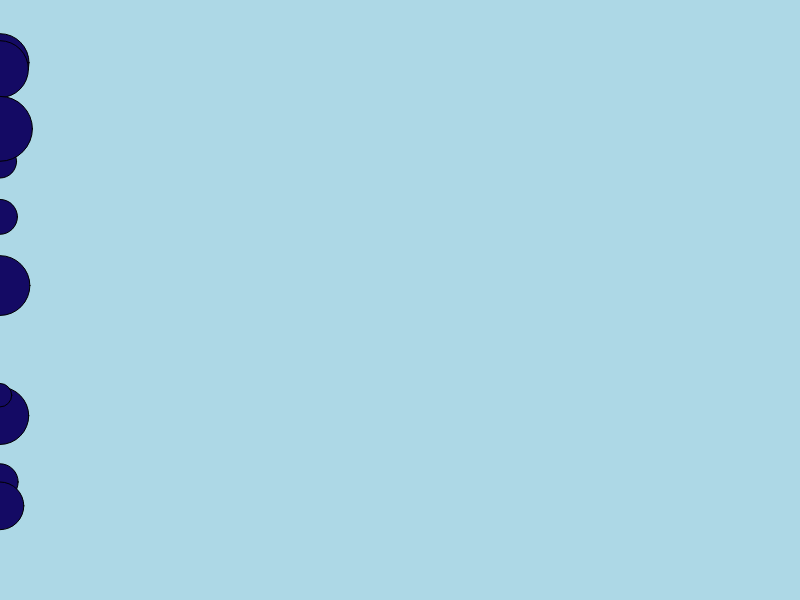
Frame 1 (no input)
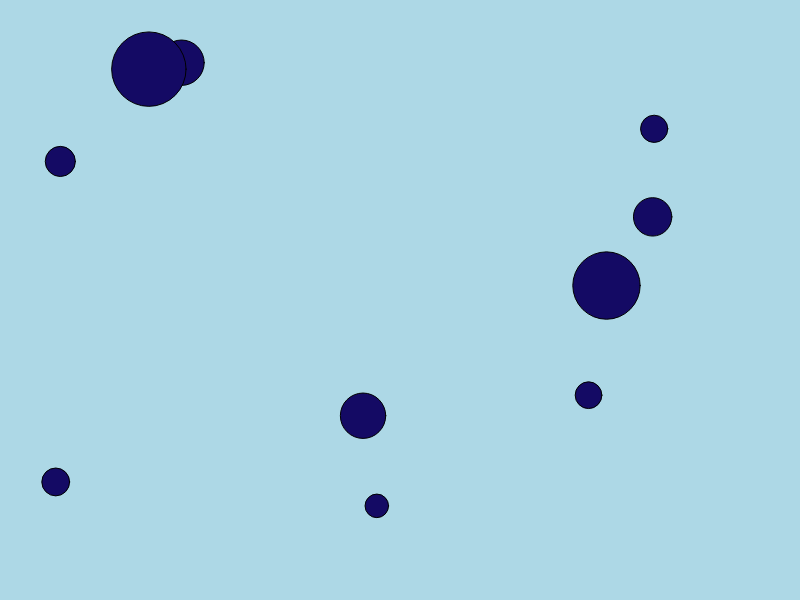
Frame 60 (no input)
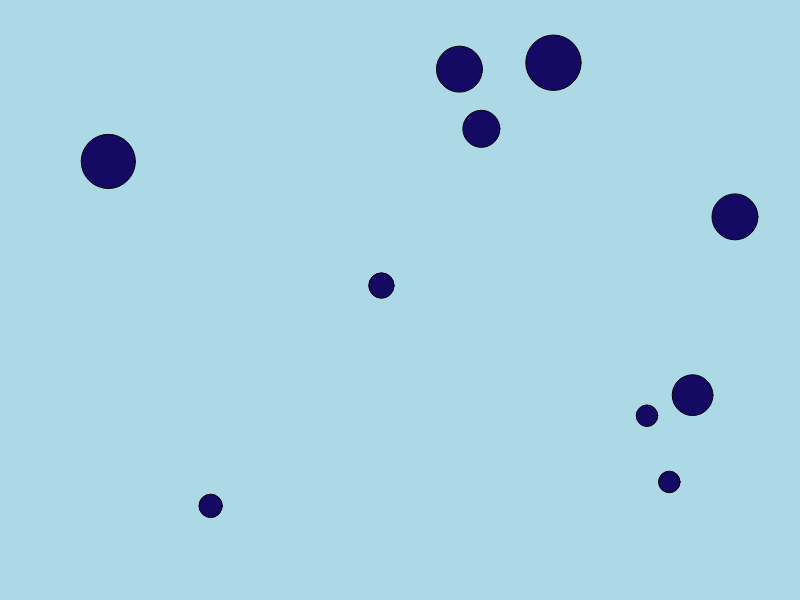
Frame 120 (the mouse pressed at the canvas centre since frame 60)

The p5.js sketch that drew these frames (run headless with seeded random() and noise() and a simulated clock; from frame 60 on, the mouse is pressed at the canvas centre):

// p5.js sketch
// ── sketch.js
let xPos = [];
let yPos = [];
let xVel = [];
let cDiam = [];
let numCircles = 10;


function setup() {
  createCanvas(800, 600);
  for(let i = 0; i < numCircles; i ++){
     xPos.push(0);
     yPos.push(random(30, height - 30));
     xVel.push(random(2,5));
     cDiam.push(random(20, 70));
}}

function draw() {
  background("lightblue");
  fill(20, 10,100);

  for(let i = 0; i < numCircles; i +=1){
    ellipse(xPos[i],yPos[i],cDiam[i],cDiam[i])
  xPos[i] = xPos[i] + cDiam[i];

  // if reset is needed: pick random diameter and reset x
  if (xPos[i] > width + cDiam[i]) {
    cDiam[i] = random(20, 75);
    xPos[i]= 0 - cDiam[i];
  }
  }
  }
